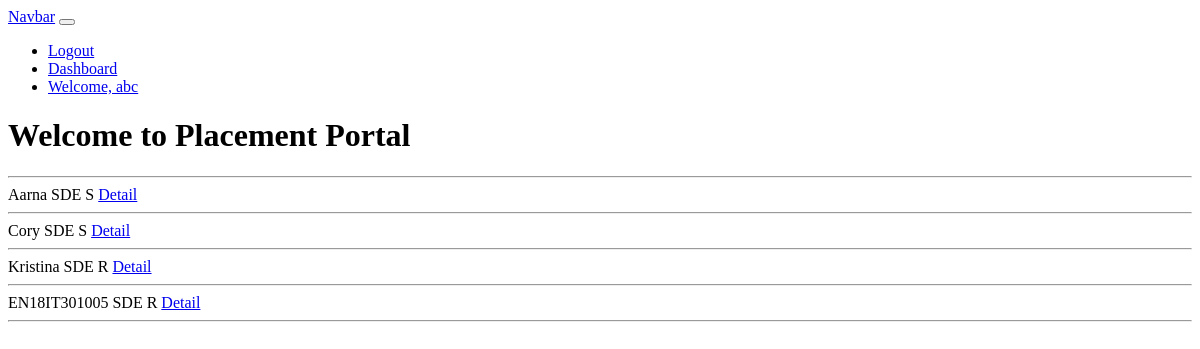
/Position/6/ListStuApplied (signed in), run on an earlier commit of the app's database.
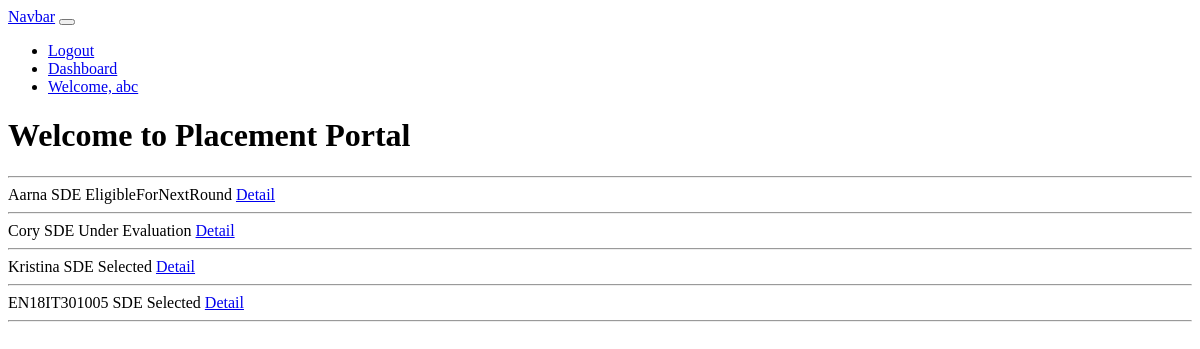
And on a later commit of the database.
### placementapp/models.py (models this page shows)
class Applied(models.Model):
    Status_Choices=[('Selected','Selected'),('EligibleForNextRound','EligibleForNextRound'),('Rejected','Not Eligible For Next Round'),('Under Evaluation','Under Evaluation'),]
    Student=models.ForeignKey(to=Student,on_delete=models.CASCADE)
    Position=models.ForeignKey(to=Position,on_delete=models.CASCADE)
    Status=models.CharField(max_length=30,choices=Status_Choices,default='UnderEvaluation')
    Time=models.DateTimeField(verbose_name='applied at',auto_now_add=True,)
    Description=models.TextField(verbose_name='Info About Next Roumd',null=True,blank=True)
    FinalOffer=models.ForeignKey(to=Offers,on_delete=models.SET_NULL,null=True,blank=True)
    def __str__(self):
        return f"{self.Student} {self.Position} {self.Status}"

class Student(models.Model):
    user=models.OneToOneField(to=User,on_delete=models.CASCADE,primary_key=True)
    enrollment_no=models.CharField(max_length=12)
    first_name=models.CharField(max_length=30)
    last_name=models.CharField(max_length=30)
    Gender_Choices=[('MALE','MALE'),
    ('FEMALE','FEMALE'),
    ('OTHERS','OTHERS'),
    ]
    gender=models.CharField(choices=Gender_Choices,null=True,max_length=10,)
    Email=models.EmailField(null=False,blank=False)
    Mobile_No=models.PositiveBigIntegerField(null=False,blank=False)
    School10=models.ForeignKey(to=School,null=True,on_delete=models.SET_NULL,related_name='SchoolX')
    School12=models.ForeignKey(to=School,null=True,on_delete=models.SET_NULL,related_name='SchoolXII')
    Score10=models.DecimalField(verbose_name="Grade 10 percentage",max_digits=4,decimal_places=2,null=True,blank=True)
    Score12=models.DecimalField(verbose_name="Grade 12 Percentage",max_digits=4,decimal_places=2,null=True,blank=True)
    JeePercentile=models.DecimalField(max_digits=4,decimal_places=2,null=True,blank=True)
    Branch=models.ForeignKey(to=BranchDS,on_delete=models.SET_NULL,null=True)
    Aim=models.TextField(null=True,blank=True,)
    Objective=models.TextField(null=True,blank=True,)
    Mission=models.TextField(null=True,blank=True,)
    Vision=models.TextField(null=True,blank=True,)
    mentor=models.ForeignKey(to=Mentor,on_delete=models.SET_NULL,null=True,blank=True)
    PlacementCell=models.ForeignKey(to=PlacementCell,null=True,blank=True,on_delete=models.SET_NULL)
    AppliedPositions=models.ManyToManyField(to=Position,through='Applied')
    maxCTC=models.SmallIntegerField(null=True,default=0)
    Resume=models.FileField(upload_to="Resume",blank=True)
    ResumeURL=models.TextField(null=True,blank=True,)
    def __str__(self):
        return f"{self.enrollment_no} "

class Position(models.Model):
    Name=models.CharField(max_length=100)
    Company=models.ForeignKey(to=Company,on_delete=models.CASCADE)
    minCTC=models.SmallIntegerField(verbose_name='Minimum CTC in Lakhs')
    maxCTC=models.SmallIntegerField(verbose_name='Maximum CTC in Lakhs')
    Description=models.TextField(verbose_name='Roles and Responsibility')
    branch=models.ManyToManyField(to=BranchDS,)
    minScore10=models.DecimalField(max_digits=4,decimal_places=2,default=0.00)
    minScore12=models.DecimalField(max_digits=4,decimal_places=2,default=0.00)
    minJeePercentile=models.DecimalField(max_digits=4,decimal_places=2,default=0.00)
    Time=models.DateTimeField(verbose_name='Apply By',null=True,blank=True)
    visible=models.BooleanField(verbose_name="Visible to Student",default=False)
    def __str__(self):
        return f"{self.Name}"

### placementapp/views.py (the view)
# urls.py: path('Position/<int:id>/ListStuApplied',views.ListOfAppliedStuForPos,name='AppliedStudent'),
def ListOfAppliedStuForPos(request,id):
    varuser=request.user
    appliedStu=None
    if varuser.is_authenticated and varuser.verified:
        if varuser.user_type==3:
            appliedStu=Applied.objects.filter(Position__id=id)
            return render(request,'placementapp/Company/ListAppliedStuForPos.html',{'dataset':appliedStu})
        elif varuser.user_type==2:
            appliedStu=Applied.objects.filter(Position__id=id)
            return render(request,'placementapp/PlacementOff/ListAppliedStuForPos.html',{'dataset':appliedStu})
    return HttpResponse('<h1> Current Session User is not  Authorised</h1>')

### placementapp/templates/placementapp/PlacementOff/ListAppliedStuForPos.html (shortened to what this page needs)
{% extends 'base.html' %}
{% block content %}
<!DOCTYPE html>
<html lang="en">
<head>
</head>
<body>
    {% for data in dataset %}
{{data}}
<a href="{% url 'StuDetail' data.Student.user.id  %}">Detail</a>
<hr>
{% endfor %}
</body>
</html>
{% endblock %}

What changed in the data, as far as the page shows it:
changed Applied: Student+Position+Status "Aarna SDE S" → "Aarna SDE EligibleForNextRound"
changed Applied: Student+Position+Status "Cory SDE S" → "Cory SDE Under Evaluation"
changed Applied: Student+Position+Status "Kristina SDE R" → "Kristina SDE Selected"
changed Applied: Student+Position+Status "EN18IT301005 SDE R" → "EN18IT301005 SDE Selected"
